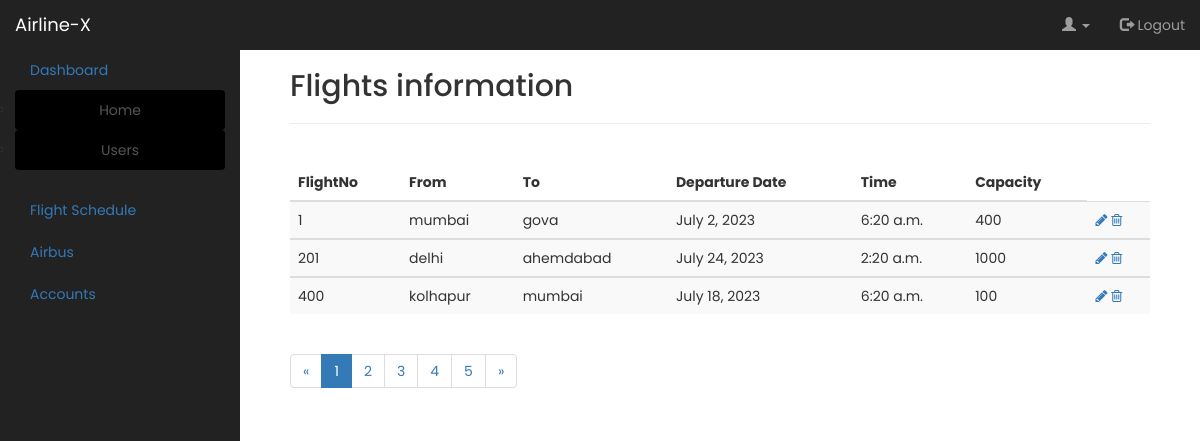
The page /manageflights on the database its author committed.
### myapp/models.py (models this page shows)
class flighinfo(models.Model):
    flightno=models.IntegerField()
    fromm=models.CharField(max_length=100)
    to=models.CharField(max_length=100)
    date=models.DateField()
    time=models.TimeField()
    capacity=models.IntegerField()

### myapp/views.py (the view)
# urls.py: path('manageflights',views.manageflights,name='manageflights'),
def manageflights(request):
    at=flighinfo.objects.all()
    return render(request,'manageflights.html',{'at':at})

### templates/manageflights.html (shortened to what this page needs)
{% load static %}
<!doctype html>
<html>
	<head>
        <link rel="stylesheet" href="https://maxcdn.bootstrapcdn.com/bootstrap/3.3.7/css/bootstrap.min.css">
        <link rel="stylesheet" href="https://cdnjs.cloudflare.com/ajax/libs/font-awesome/4.7.0/css/font-awesome.min.css">
        <link rel="stylesheet" href="{% static 'mycss.css'%}">
    </head>
	<body data-spy="scroll" data-target="#myscroll">
				<nav class="navbar navbar-inverse" data-spy="affix"  style="border-radius:0px !important; margin:0;border: 0 ; width: 100%;top:0;z-index: 9999 !important">
					<div class="navbar-header">
						  <a class="navbar-brand" href="index.html">Airline-X</a>
						</div>
						<div class="nav navbar-nav navbar-right">
						<li class="dropdown">
								<a class="dropdown-toggle" data-toggle="dropdown" href="#"><span class="glyphicon glyphicon-user"></span>
									<span class="caret"></span></a>
						</li>
						<ul class="nav navbar-nav navbar-right" style="padding: 0 3rem 0 0">
								<li><a href="index.html"><span class="glyphicon glyphicon-log-out"></span> Logout</a></li>
						</ul>
					</div>
				</nav>
		<div class="container" data-spy="affix" style="margin: 0;bottom: 0;float: left;top:5rem;width: 20%;height:100%; background-color: #222222">
		  <ul class="nav nav-pills nav-stacked" style="border-radius: 0">
		    <li>
		    	<a href="#" id="m1">Dashboard</a>
		    	<ul id="sub1" style="padding: 0 0 0 0">
		    		<div class="list-group">
					  <li><a href="home.html" class="list-group-item">Home</a></li>
					  <li><a href="user.html" class="list-group-item">Users</a></li>
					</div>
				</ul>
		    </li>
		    <li>
		    	<a href="#" id="m2">Flight Schedule</a>
			</li>
			<li>
				<a href="#" id="m3">Airbus</a>
			</li>
		    <li>
		    	<a href="#" id="m4">Accounts</a>
		    </li>
		  </ul>
		</div>
			<div id="#myscroll" class="container" style="margin-left: 0;margin-top: 5rem; float: right; width:80%; padding: 0 5rem 0 5rem">
			<h2> Flights information</h2>
			 <hr>
				<br>
			  	<table class="table table-striped table-hover">
				    <thead>
					    <tr>
					        <th>FlightNo</th>
					        <th>From</th>
					        <th>To</th>
					        <th>Departure Date</th>
					        <th>Time</th>
					        <th>Capacity</th>
					    </tr>
				    </thead>
					{% for i in at %}
				    <tbody>
					    <tr>
					    	<td>{{i.flightno}}</td>
					        <td>{{i.fromm}}</td>
					        <td>{{i.to}}</td>
					        <td>{{i.date}}</td>
					        <td>{{i.time}}</td>
					        <td>{{i.capacity}}</td>
					        <td>
						  	<a href=""><i class="fa fa-pencil"></i></a>
						  	<a href="#myModal" role="button" data-toggle="modal"><i class="fa fa-trash-o"></i></a>
					  		</td>
					    </tr>
				    </tbody>
					{% endfor %}
			  </table>
				  <ul class="pagination">
					  <li ><a href="#">&laquo;</a></li>
					  <li class="active"><a href="#">1</a></li>
					  <li><a href="#">2</a></li>
					  <li><a href="#">3</a></li>
					  <li><a href="#">4</a></li>
					  <li><a href="#">5</a></li>
					  <li><a href="#">&raquo;</a></li>
					</ul>
			</div>
	</body>
</html>

### static/mycss.css (style rules this page uses)
body { font-family: 'Poppins', sans-serif; }
.list-group { margin: 0; }
.list-group-item { margin: none; border: none; border-radius: 0; background-color: black; text-align: center; }

### templates/manageflights.html (style rules this page uses)
.affix { top:5rem; }
body { position: relative; }

### rows shown on the page
flighinfo: flightno "1", fromm "mumbai", to "gova", date "July 2, 2023", time "6:20 a.m.", capacity "400"
flighinfo: flightno "201", fromm "delhi", to "ahemdabad", date "July 24, 2023", time "2:20 a.m.", capacity "1000"
flighinfo: flightno "400", fromm "kolhapur", to "mumbai", date "July 18, 2023", time "6:20 a.m.", capacity "100"
